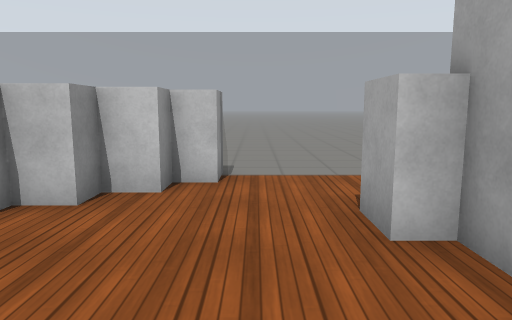
[1] (above)

21 first-person views from a walk through a robot-simulator world made for Gazebo. The camera is 1.2 m above the floor, tilts 8° down and sees 70° across. The floor is counted in squares, 1 m on a side. Each view is taken from the middle of a square. On the plan, view 1 faces up. The plan holds only what a view shows up to about 14 squares ahead; the rest is blank. Gazebo's built-in surfaces are drawn with simple patterns.

[2]
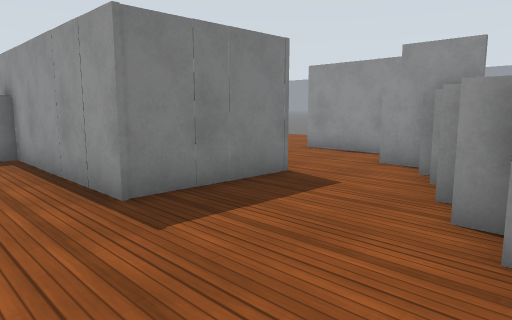

[3]
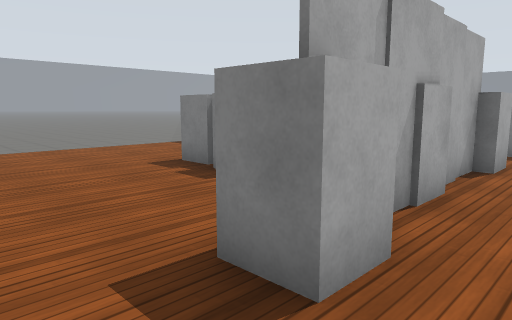

[4]
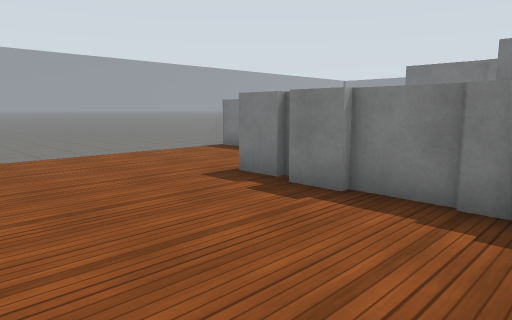

[5]
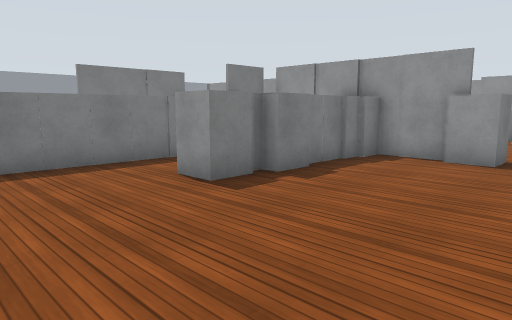

[6]
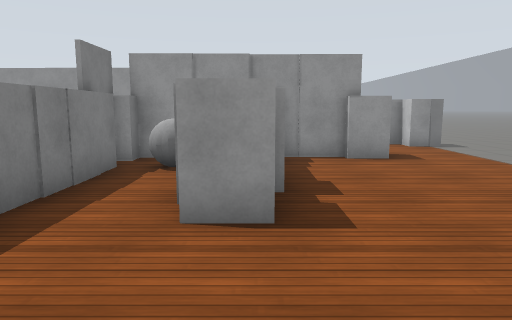

[7]
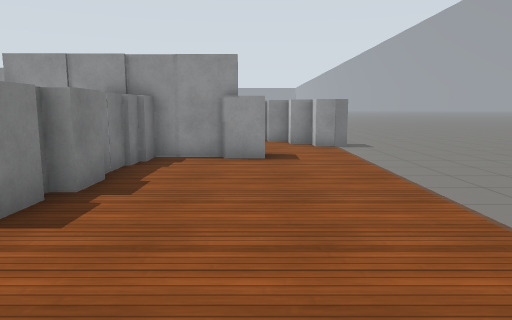

[8]
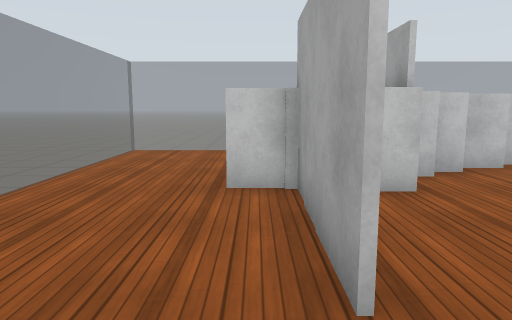

[9]
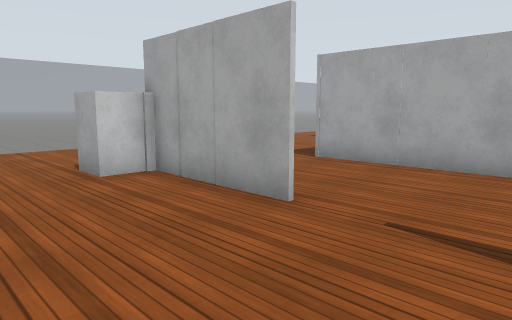

[10]
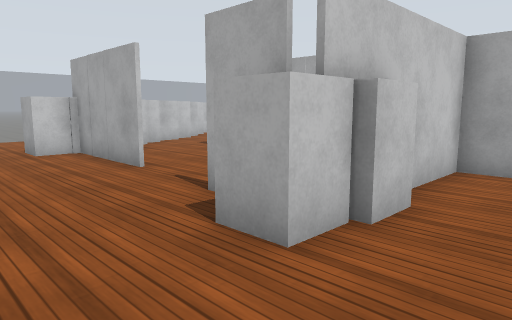

[11]
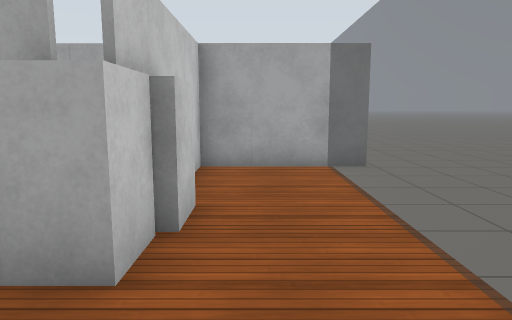

[12]
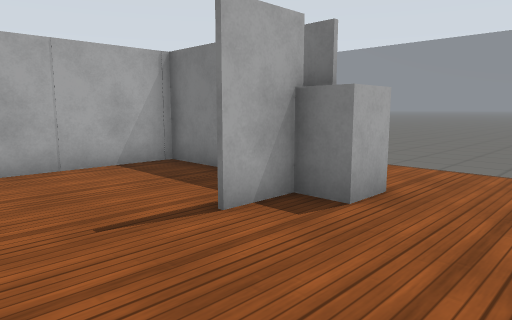

[13]
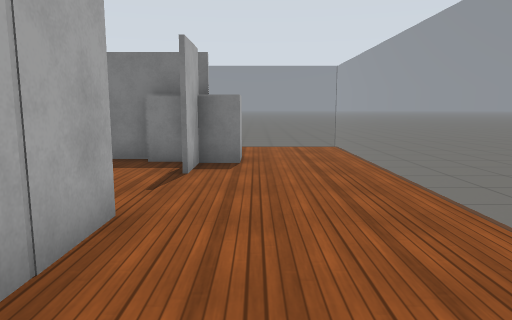

[14]
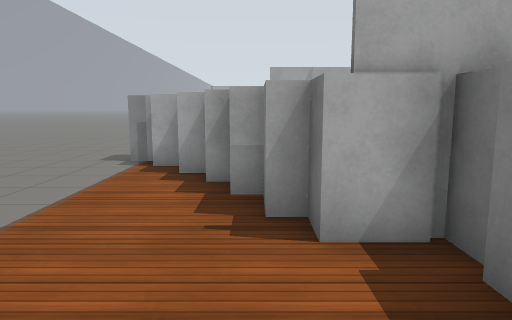

[15]
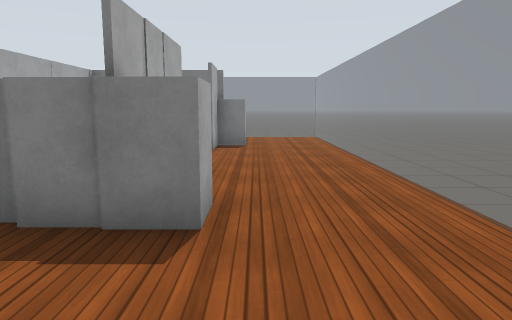

[16]
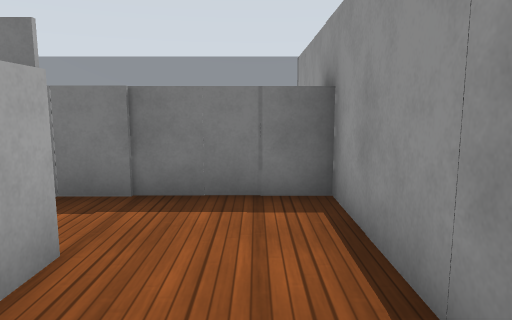

[17]
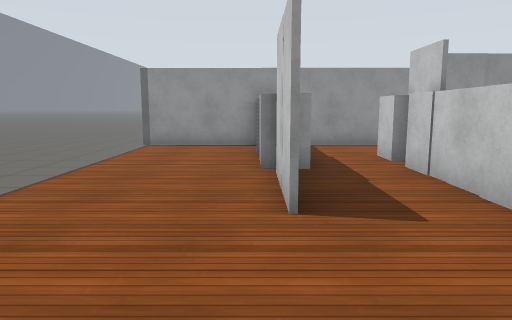

[18]
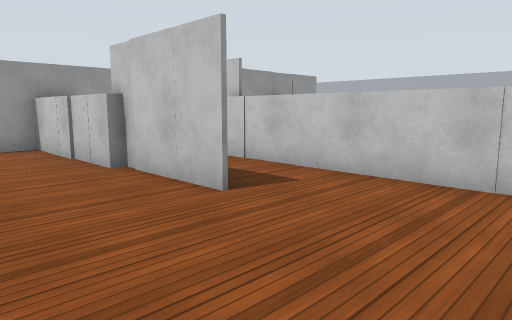

[19]
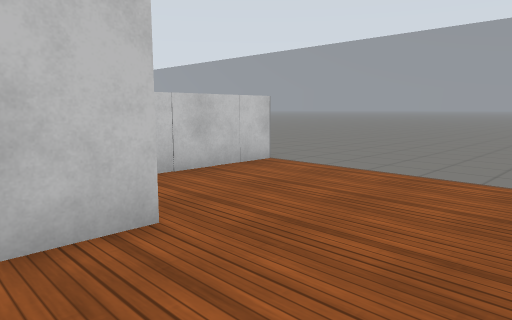

[20]
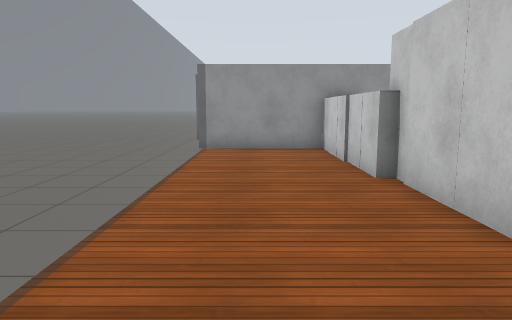

[21]
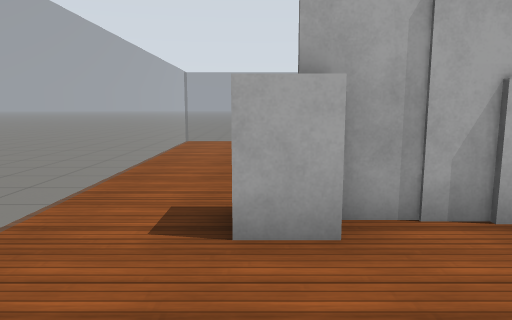

### Floor plan
Key: @ floor where view 1 was taken; # wall or solid block; . floor; = window, fence, low wall or low ledge; B white box; G grey ball.
Columns run from 13 left of view 1 to 12 right of it. Each row starts with its distance up from view 1.
  7 .=====  ====B============.
  6 =..........BB............=
  5 =........BBB.............=
  4 =......BBBB...BB.........=
  3 =.....BBB......#.........=
  2 =...BBB........#.........=
  1 =....#B........B#BBBB....=
  0 =....#...####@.#GBBBB....=
 -1 =....#...#  #..#GG.......=
 -2 =....#...#  #..B#BBBBBBBB=
 -3 =........#  #..B.BBBBBBBB=
 -4 =........#  #............=
 -5 =...#....#  BBBBBB ......=
 -6 =...#B...#  #BBBB.##.....=
 -7 =...BB####  #............=
 -8 =........#  #............
 -9 =........#  #.......... .
-10 .========= ==========

Where each view was taken, in squares from view 1:
view 1: 0 up, 0 right, facing up
view 2: 5 up, 1 right, facing down-left
view 3: 6 up, 0 right, facing down-right
view 4: 6 up, 2 right, facing down-right
view 5: 6 up, 11 right, facing down-left
view 6: 1 up, 11 right, facing left
view 7: 4 up, 11 right, facing left
view 8: 4 down, 9 left, facing up
view 9: 5 down, 12 left, facing up-right
view 10: 9 down, 12 left, facing up-right
view 11: 8 down, 12 left, facing right
view 12: 2 down, 12 left, facing down-right
view 13: 2 up, 10 left, facing down
view 14: 4 up, 10 left, facing right
view 15: 6 up, 10 left, facing down
view 16: 0 up, 0 right, facing down
view 17: 6 down, 11 right, facing left
view 18: 9 down, 11 right, facing up-left
view 19: 9 down, 5 right, facing up-right
view 20: 8 down, 10 right, facing left
view 21: 4 up, 2 left, facing right
